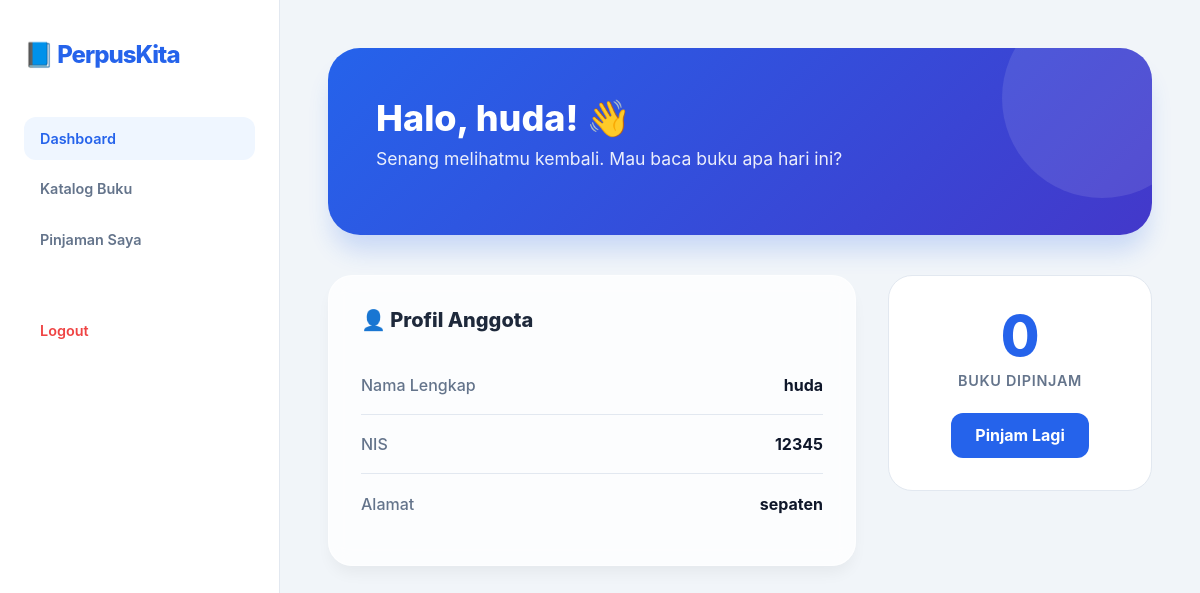
The app's page /siswa/dashboard.php (signed in) with its own data.
### tables this page shows
CREATE TABLE `anggota` (
  `id` int NOT NULL,
  `user_id` int NOT NULL,
  `nama_lengkap` varchar(100) NOT NULL,
  `nis` varchar(20) NOT NULL,
  `alamat` text
);

### siswa/dashboard.php (the view, shortened to what this page needs)
<?php
include "../koneksi.php";
$user_id = $_SESSION['user_id'];
$query_a = mysqli_query($koneksi, "SELECT * FROM anggota WHERE user_id='$user_id'");
$data_anggota = mysqli_fetch_assoc($query_a);
$count_pinjam = mysqli_num_rows(mysqli_query($koneksi, "SELECT id FROM transaksi WHERE anggota_id='".$data_anggota['id']."' AND status='pinjam'"));
?>
<!DOCTYPE html>
<html lang="id">
<head>
    <link href="https://googleapis.com" rel="stylesheet">
</head>
<body>
    <aside>
        <div class="brand">📘 PerpusKita</div>
        <nav>
            <a href="dashboard.php" class="active">Dashboard</a>
            <a href="katalog.php">Katalog Buku</a>
            <a href="riwayat.php">Pinjaman Saya</a>
            <a href="../logout.php" style="color: #ef4444; margin-top: 3rem;">Logout</a>
        </nav>
    </aside>
    <main>
        <div class="welcome-section">
            <h1>Halo, <?= explode(' ', trim($data_anggota['nama_lengkap']))[0] ?>! 👋</h1>
            <p>Senang melihatmu kembali. Mau baca buku apa hari ini?</p>
        </div>
        <div class="dashboard-grid">
            <div class="card">
                <div class="card-title">👤 Profil Anggota</div>
                <div class="info-item">
                    <span class="info-label">Nama Lengkap</span>
                    <span class="info-value"><?= $data_anggota['nama_lengkap'] ?></span>
                </div>
                <div class="info-item">
                    <span class="info-label">NIS</span>
                    <span class="info-value"><?= $data_anggota['nis'] ?></span>
                </div>
                <div class="info-item">
                    <span class="info-label">Alamat</span>
                    <span class="info-value"><?= $data_anggota['alamat'] ?></span>
                </div>
            </div>
            <div style="display: flex; flex-direction: column; gap: 2rem;">
                <div class="stat-box">
                    <div class="stat-number"><?= $count_pinjam ?></div>
                    <div class="stat-label">Buku Dipinjam</div>
                    <a href="katalog.php" class="btn-katalog">Pinjam Lagi</a>
                </div>
            </div>
        </div>
    </main>
</body>
</html>

### siswa/dashboard.php (style rules this page uses)
:root { --primary: #2563eb; --primary-dark: #1d4ed8; --secondary: #64748b; --bg-main: #f1f5f9; --glass: rgba(255, 255, 255, 0.8); }
body { font-family: 'Inter', sans-serif; background: var(--bg-main); margin: 0; display: flex; color: #1e293b; }
aside { width: 280px; height: 100vh; background: white; border-right: 1px solid #e2e8f0; padding: 2.5rem 1.5rem; box-sizing: border-box; position: fixed; }
.brand { font-weight: 800; font-size: 1.5rem; margin-bottom: 3rem; color: var(--primary); letter-spacing: -1px; display: flex; align-items: center; gap: 10px; }
nav a { display: flex; align-items: center; padding: 0.8rem 1rem; color: var(--secondary); text-decoration: none; border-radius: 12px; margin-bottom: 0.5rem; font-weight: 600; font-size: 0.9rem; transition: all 0.3s; }
nav a.active { background: #eff6ff; color: var(--primary); }
main { flex: 1; margin-left: 280px; padding: 3rem; }
.welcome-section { background: linear-gradient(135deg, #2563eb 0%, #4338ca 100%); color: white; padding: 3rem; border-radius: 32px; position: relative; overflow: hidden; box-shadow: 0 20px 25px -5px rgba(37, 99, 235, 0.2); margin-bottom: 2.5rem; }
.welcome-section::after { content: ""; position: absolute; width: 200px; height: 200px; background: rgba(255, 255, 255, 0.1); border-radius: 50%; top: -50px; right: -50px; }
.welcome-section h1 { font-size: 2.25rem; margin: 0; font-weight: 800; }
.welcome-section p { opacity: 0.9; margin-top: 0.5rem; font-size: 1.1rem; }
.dashboard-grid { display: grid; grid-template-columns: 2fr 1fr; gap: 2rem; }
.card { background: var(--glass); backdrop-filter: blur(10px); border: 1px solid rgba(255, 255, 255, 0.5); border-radius: 24px; padding: 2rem; box-shadow: 0 10px 15px -3px rgba(0, 0, 0, 0.05); }
.card-title { font-weight: 800; font-size: 1.25rem; margin-bottom: 1.5rem; display: flex; align-items: center; gap: 10px; }
.info-item { display: flex; justify-content: space-between; padding: 1.2rem 0; border-bottom: 1px solid #e2e8f0; }
.info-item:last-child { border: none; }
.info-label { color: var(--secondary); font-weight: 500; }
.info-value { font-weight: 700; color: #0f172a; }
.stat-box { background: white; padding: 2rem; border-radius: 24px; text-align: center; border: 1px solid #e2e8f0; }
.stat-number { font-size: 3.5rem; font-weight: 800; color: var(--primary); line-height: 1; }
.stat-label { color: var(--secondary); font-weight: 600; margin-top: 0.5rem; font-size: 0.9rem; text-transform: uppercase; letter-spacing: 0.05em; }
.btn-katalog { display: inline-block; margin-top: 1.5rem; background: var(--primary); color: white; text-decoration: none; padding: 0.8rem 1.5rem; border-radius: 12px; font-weight: 700; transition: 0.3s; }

### records on screen
anggota: nama_lengkap "huda", nis "12345", alamat "sepaten"

### other values on screen
$count_pinjam "0"
